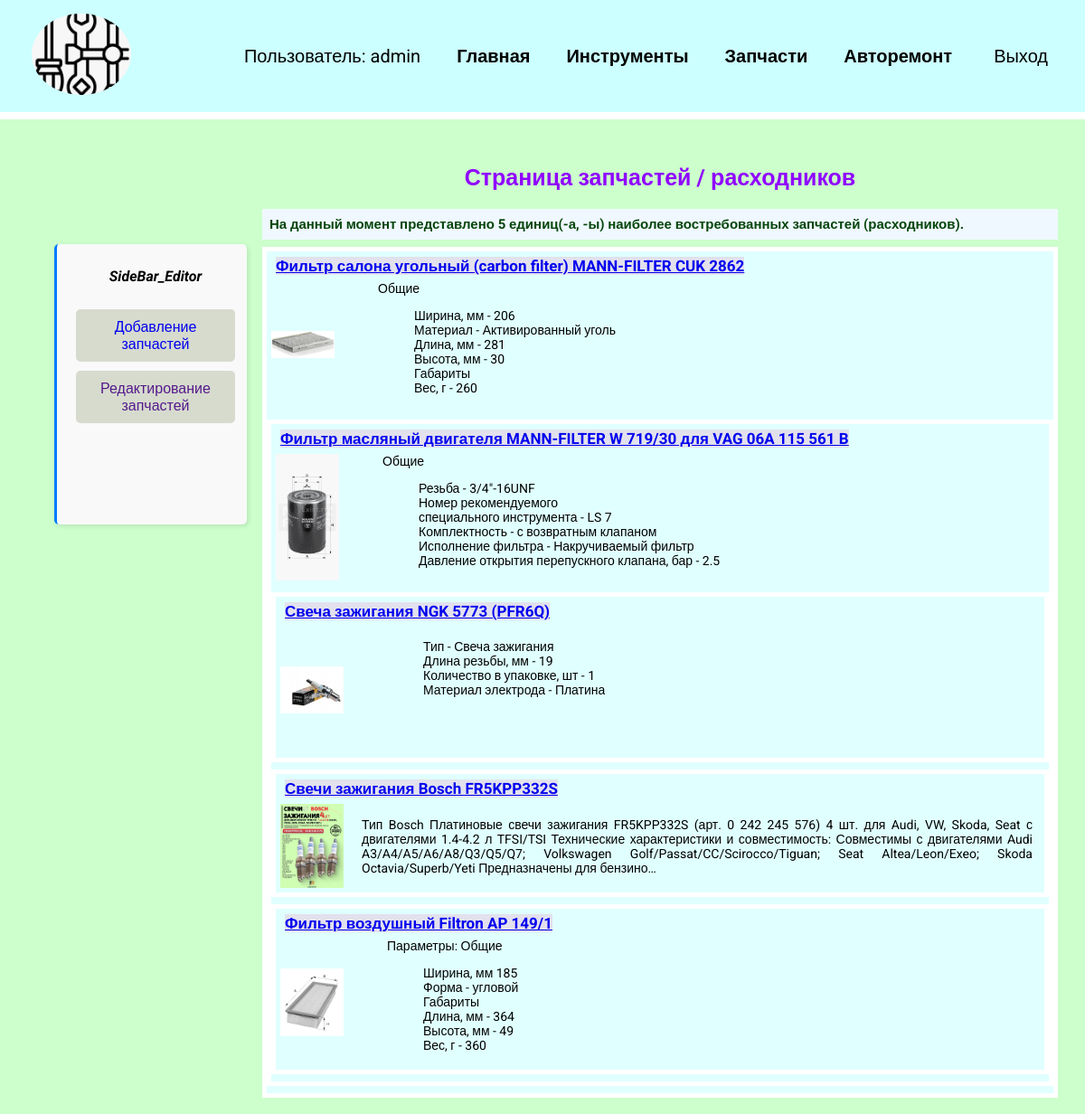
Before: /telog_spparts/ (signed in) with the older database file.
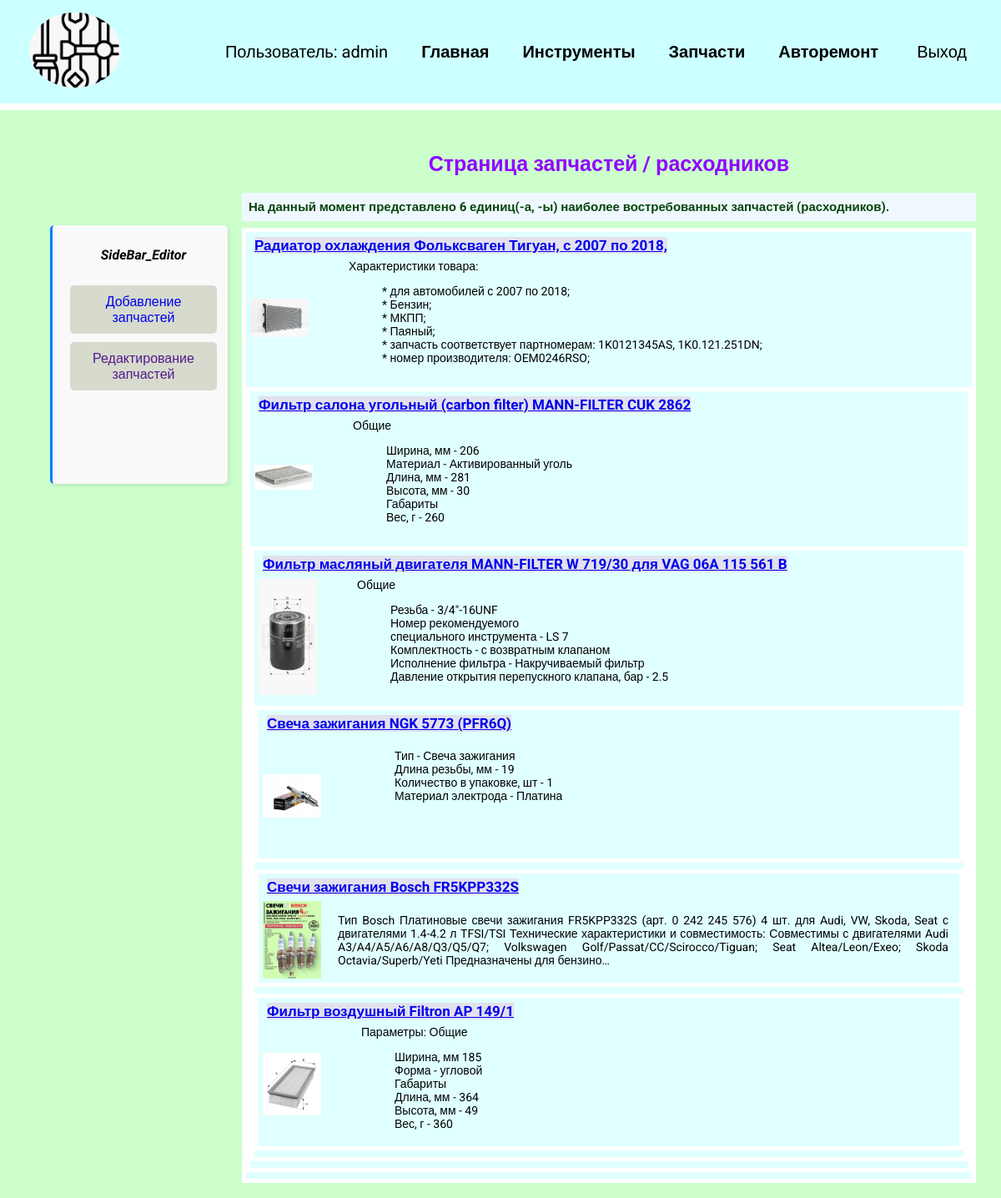
After: the same page with the newer database file.
### telog_spparts/models.py (models this page shows, shortened)
class TelogSpparts(models.Model):
    title = models.CharField(max_length=100)  # Наименование запчасти.
    description = models.TextField()  # Её описание
    image = models.ImageField(upload_to='techlog_tools/images_spparts/')  # Её изображение
    price_order = models.CharField(max_length=50)  # Цена / Порядок цены
    url = models.URLField(blank=True)  # url заказа (не обязательное для заполнения)
    product_code = models.CharField(max_length=70)  # код продукта
    date = models.DateField(auto_now_add=True)  # Дата поступления в базу
    datetime = models.DateTimeField(null=True, blank=True)  # Дата/время установки на авто необ.
    instructions = models.CharField(max_length=100, null=True,
                                    blank=True)  # стат-ссылка, если есть инструкция (не обязательное для заполнения)

### telog_spparts/views.py (the view)
# urls.py: path('telog_spparts/', include('telog_spparts.urls')),
@login_required
def telog_spparts(request):
    tspparts = TelogSpparts.objects.order_by('-date')  # all()
    return render(request, 'telog_spparts/tspparts.html', {
        "tspparts": tspparts,
    })

### telog_spparts/templates/telog_spparts/tspparts.html
{% extends 'techlog_tools/base.html' %}
{% load static %}
{% block side_bar %}
    {% if user.is_authenticated and request.resolver_match.url_name == 'telogspparts' %}
    <aside class="manage-sidebar">
        <ul>
            <li class="sidebar_title"><h4>SideBar_Editor</h4></li>
            <li class="sidebar_add"><a href="{% url 'addedspparts' %}">Добавление запчастей</a></li>
            <li class="sidebar_edit"><a href="">Редактирование запчастей</a></li>
        </ul>
    </aside>
    {% endif %}
{% endblock %}
{% block content %}
<h2>Страница запчастей / расходников</h2>
<h3 class="count">
    На данный момент представлено {{ tspparts.count }} единиц(-а, -ы) наиболее востребованных запчастей (расходников).
</h3>
{% for tsppart in tspparts %}
<div class="element">
    <h2 class="top2"><a href="{% url 'sppart_details' tsppart.id %}">{{ tsppart.title }}</a></h2>
    <div class="tltool2_text">
        <img src="{{ tsppart.image.url }}" alt="">
        <p>{{ tsppart.description|truncatechars:360|safe }}</p>
    </div>
</div>
{% endfor %}
{% endblock %}

### techlog_tools/templates/techlog_tools/base.html (shortened to what this page needs)
<!DOCTYPE html>
{% load static %}
<html lang="en">
<head>
    <link rel="stylesheet" href="{% static 'css/style.css' %}">
</head>
<body>
<div class="menu">
    <div class="wrap">
        <div class="logo">
            <a href="{% url 'home' %}">
                <img src="{% static 'techlog_tools/car-tools.png' %}" alt="">
            </a>
        </div>
        <ul>
            {% if user.is_authenticated %}
                <li class="logo">Пользователь: {{ user.username }}</li>
                <li><a href="{% url 'home' %}">Главная</a></li>
                <li><a href="{% url 'techlogtools' %}">Инструменты</a></li>
                <li><a href="{% url 'telogspparts' %}">Запчасти</a></li>
                <li><a href="{% url 'currentnewrepairs' %}">Авторемонт</a></li>
                <li>
                    <form action="{% url 'exitappuser' %}" method="post">
                        <button class="exit">Выход</button>
                    </form>
                </li>
            {% else %}
                <li><a href="{% url 'registruser' %}">Зарегистрироваться</a></li>
                <li><a href="{% url 'loginuser' %}">Войти</a></li>
            {% endif %}
        </ul>
    </div>
</div>
<div class="content">
        {% block side_bar %}
        {% endblock %}
    <div class="wrap">
        {% block content %}
        {% endblock %}
    </div>
</div>
</body>
</html>

### techlog_tools/static/css/style.css (style rules this page uses)
body { font-family: "Roboto", sans-serif; padding: 0; margin: 0; background: #CCFFCC; }
.wrap { max-width: 1200px; margin: 0 auto; padding: 10px 30px; box-sizing: border-box; }
.element, .counter { background: lightcyan; border: 5px solid white; margin: 8px 0; width: auto; }
.limit { display: flex; flex-direction: column; height: 140px; overflow: hidden; }
.limit ul { flex-grow: 1; overflow-y: auto; max-width: fit-content; list-style: none; }
.tltool2_text { display: flex; align-items: center; gap: 20px; padding: 5px; box-sizing: border-box; font-size: 14px; text-align: justify; position: relative; }
.tltool2_text p { padding-right: 8px; margin: 0; }
.menu ul { display: flex; justify-content: space-around; align-items: center; list-style: none; font-size: 20px; }
.menu li { margin-left: 40px; }
.menu .wrap { display: flex; flex-wrap: wrap; justify-content: space-between; align-items: center; }
.menu { background: #CCFFFF; padding: 5px; border-bottom: 8px solid white; }
.count { padding: 8px 8px; margin-bottom: 0; box-sizing: border-box; background-color: aliceblue; text-align: justify; font-size: 15px; }
.menu a { color: black; font-weight: 600; text-decoration: none; }
a img { width: 110px; height: 90px; object-fit: cover; object-position: center; border-radius: 50%; overflow: hidden; }
.exit { background: transparent; border: none; font-size: 20px; cursor: pointer; }
h1, h3 { color: #04450a; text-align: center; background-color: #CCFFCC; }
.top2 a { background: #e2e1ed; margin: 0; border: none; cursor: pointer; font-size: 17px; padding: 0; }
.element h2 { margin: 0 10px; padding: 0; }
.tltool2_text img { max-width: 70px; height: auto; }
.wrap>h2 { padding-top: 20px; margin: 20px 0 20px 0; text-align: center; color: rgb(144, 0, 255); font-size: 25px; font-weight: 700; }
aside { height: 80px; padding: 8px; margin-left: auto; background-color: #f9f9f9; border-left: 3px solid #007bff; box-shadow: 2px 2px 5px rgba(0, 0, 0, 0.1); font-style: italic; }
aside.manage-sidebar>ul { list-style: none; padding-left: 8px; }
div.content:has(> aside.manage-sidebar > ul) { display: flex; flex-wrap: nowrap; grid-template-columns: 250px 1fr; gap: 15px; }
aside.manage-sidebar { flex: 1; min-width: 200px; max-width: 235px; min-height: 300px; padding: 5px; border-radius: 5px; align-self: flex-start; margin-top: 138px; margin-right: -58px; margin-left: calc(5%); text-align: center; }
.wrap:has(>h2 + h3.count + div.element) { flex: 5; margin-left: 30px; }
.manage-sidebar a { text-decoration: none; display: inline-block; padding: 10px 20px; margin: 5px 8px; background-color: #bfc8b398; border: none; border-radius: 5px; cursor: pointer; font-style: normal; font-size: 16px; text-align: center; }

Changed rows visible on the page:
added TelogSpparts: title "Радиатор охлаждения Фольксваген Тигуан, с 2007 по 2018,", image (picture), description "Характеристики товара: * для автомобилей с 2007 по 2018; * Бензин; * МКПП; * Паяный; * запчасть соответствует партномерам: 1K0121345AS, 1K0.121.251DN; * номер производителя: OEM0246RSO;"
Other visible differences:
{{ tspparts.count }}: "5" → "6"
